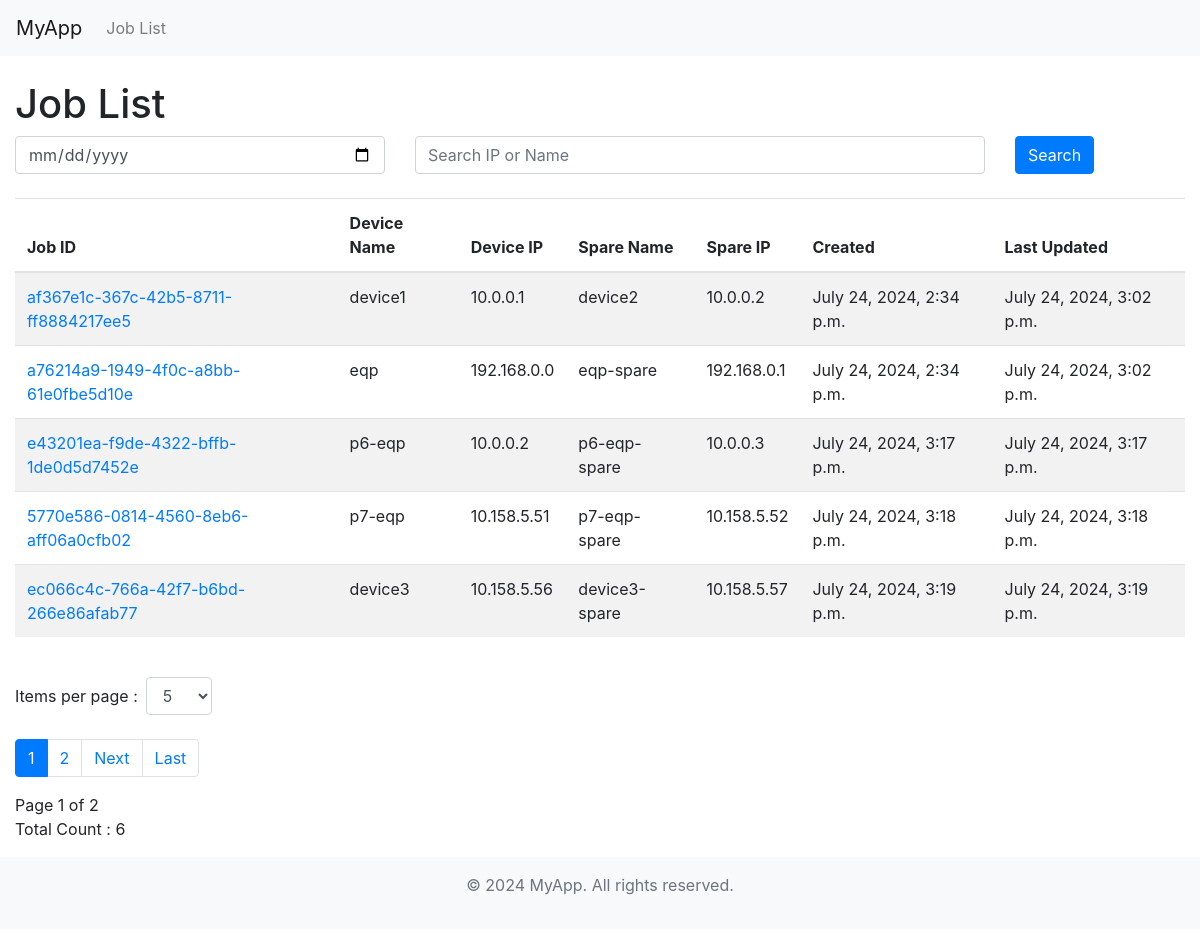
The app's page /jobs/, older data.
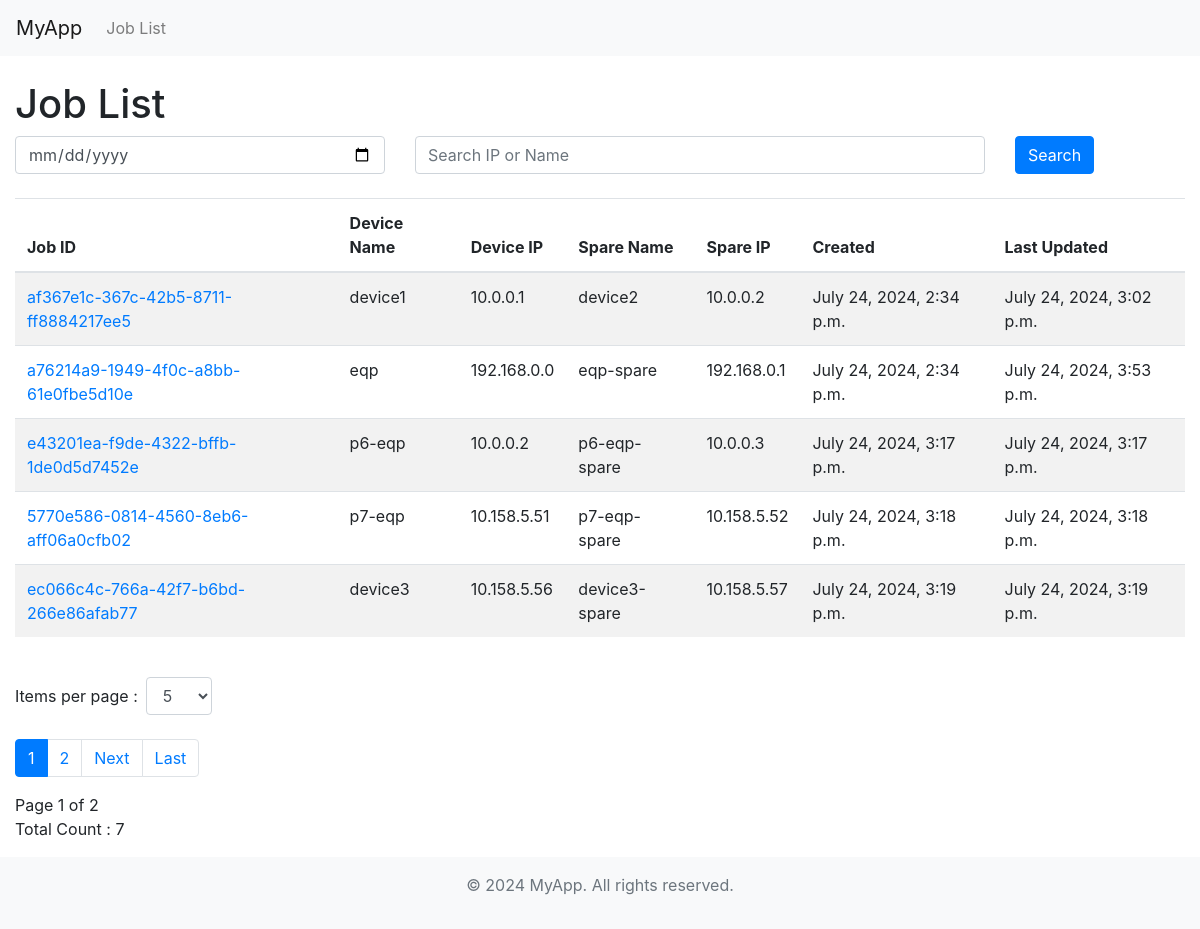
The same page, newer data.
### jobapp/models.py (models this page shows)
class Job(models.Model):
    job_id = models.UUIDField(default=uuid.uuid4, editable=False, primary_key=True)
    device_name = models.CharField(max_length=255)
    device_ip = models.GenericIPAddressField()
    spare_name = models.CharField(max_length=255)
    spare_ip = models.GenericIPAddressField()
    status = models.CharField(max_length=50)
    created = models.DateTimeField(auto_now_add=True)
    last_updated = models.DateTimeField(auto_now=True)

### jobapp/views.py (the view, shortened to what this page needs)
# urls.py: path('', views.JobListView.as_view(), name='job_list'),
class JobListView(ListView):
    model = Job
    template_name = 'jobapp/job_list.html'
    context_object_name = 'jobs'
    paginate_by = 5
    def get_queryset(self):
        queryset = super().get_queryset()
        last_updated_query = self.request.GET.get('last_updated')
        search_query = self.request.GET.get('search')
        return queryset
    def get_paginate_by(self, queryset):
        paginate_by = self.request.GET.get('paginate_by', self.paginate_by)
        try:
            return int(paginate_by)
        except (TypeError, ValueError):
            return self.paginate_by
    def get_context_data(self, **kwargs):
        context = super().get_context_data(**kwargs)
        queryset = self.get_queryset()
        context['paginate_by'] = self.get_paginate_by(self.get_queryset())
        context['search_query'] = self.request.GET.get('search', '')
        context['last_updated_query'] = self.request.GET.get('last_updated', '')
        context['total_count'] = queryset.count()
        return context

### jobapp/templates/jobapp/job_list.html (shortened to what this page needs)
{% extends 'base.html' %}
{% block content %}
    <h1>Job List</h1>
    <form method="get" action="">
        <div class="form-group row">
            <div class="col-md-4">
                <input type="date" class="form-control" name="last_updated" id="last_updated" value="{{ last_updated_query }}">
            </div>
            <div class="col-md-6">
                <input type="text" class="form-control" name="search" id="search" value="{{ search_query }}" placeholder="Search IP or Name">
            </div>
            <div class="col-md-2">
                <button type="submit" class="btn btn-primary">Search</button>
            </div>
        </div>
    </form>
    <div class="mt-4 table-responsive">
        <table class="table table-striped">
            <thead>
                <tr>
                    <th>Job ID</th>
                    <th>Device Name</th>
                    <th>Device IP</th>
                    <th>Spare Name</th>
                    <th>Spare IP</th>
                    <th>Created</th>
                    <th>Last Updated</th>
                </tr>
            </thead>
            <tbody>
                {% for job in jobs %}
                <tr>
                    <td><a href="{% url 'jobs:joblog_list' job.job_id %}">{{ job.job_id }}</a></td>
                    <td>{{ job.device_name }}</td>
                    <td>{{ job.device_ip }}</td>
                    <td>{{ job.spare_name }}</td>
                    <td>{{ job.spare_ip }}</td>
                    <td>{{ job.created }}</td>
                    <td>{{ job.last_updated }}</td>
                </tr>
                {% empty %}
                <tr>
                    <td colspan="7">No jobs found.</td>
                </tr>
                {% endfor %}
            </tbody>
        </table>
    </div>
    <div class="mt-4">
        <form method="get" action="" class="form-inline">
            <label class="mr-2"  for="paginate_by">Items per page : </label>
            <select name="paginate_by" id="paginate_by" class="form-control mr-2" onchange="this.form.submit()">
                <option value="5" {% if paginate_by == 5 %}selected{% endif %}>5</option>
            </select>
        </form>
        <br>
        <ul class="pagination">
            {% for num in page_obj.paginator.page_range %}
                {% if num == page_obj.number %}
                    <li class="page-item active" aria-current="page">
                        <span class="page-link">{{ num }}</span>
                    </li>
                {% else %}
                    <li class="page-item">
                        <a class="page-link" href="?page={{ num }}&paginate_by={{ paginate_by }}">{{ num }}</a>
                    </li>
                {% endif %}
            {% endfor %}
            {% if page_obj.has_next %}
                <li class="page-item">
                    <a class="page-link" href="?page={{ page_obj.next_page_number }}&paginate_by={{ paginate_by }}">Next</a>
                </li>
                <li class="page-item">
                    <a class="page-link" href="?page={{ page_obj.paginator.num_pages }}&paginate_by={{ paginate_by }}">Last</a>
                </li>
            {% endif %}
        </ul>
        <span>Page {{ page_obj.number }} of {{ page_obj.paginator.num_pages }}</span>
        <p>Total Count : {{ total_count }}</p>
    </div>
{% endblock %}

Row changes from the older to the newer data that the page shows:
changed Job "eqp": last_updated "July 24, 2024, 3:02 p.m." → "July 24, 2024, 3:53 p.m."
Text that changed along with them:
{{ total_count }}: "6" → "7"
